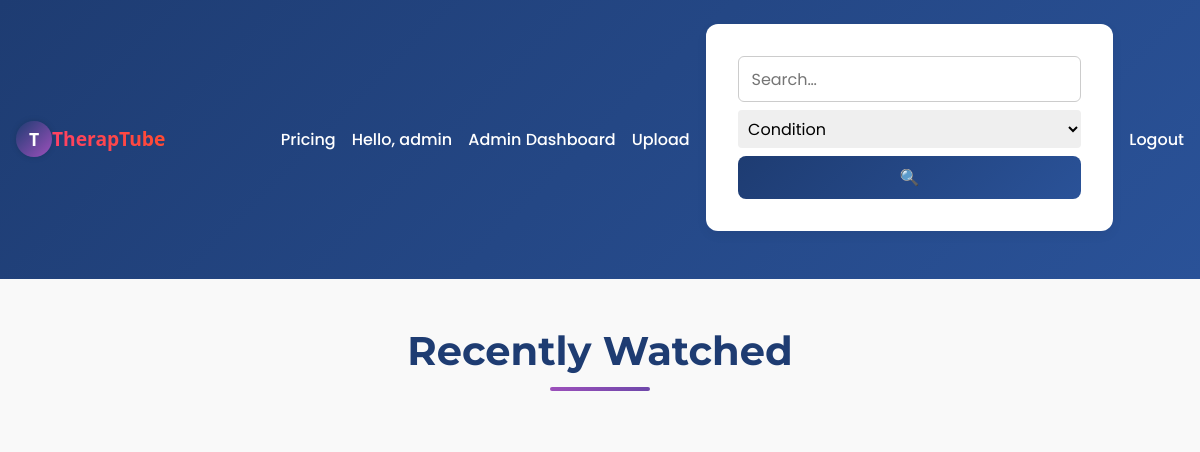
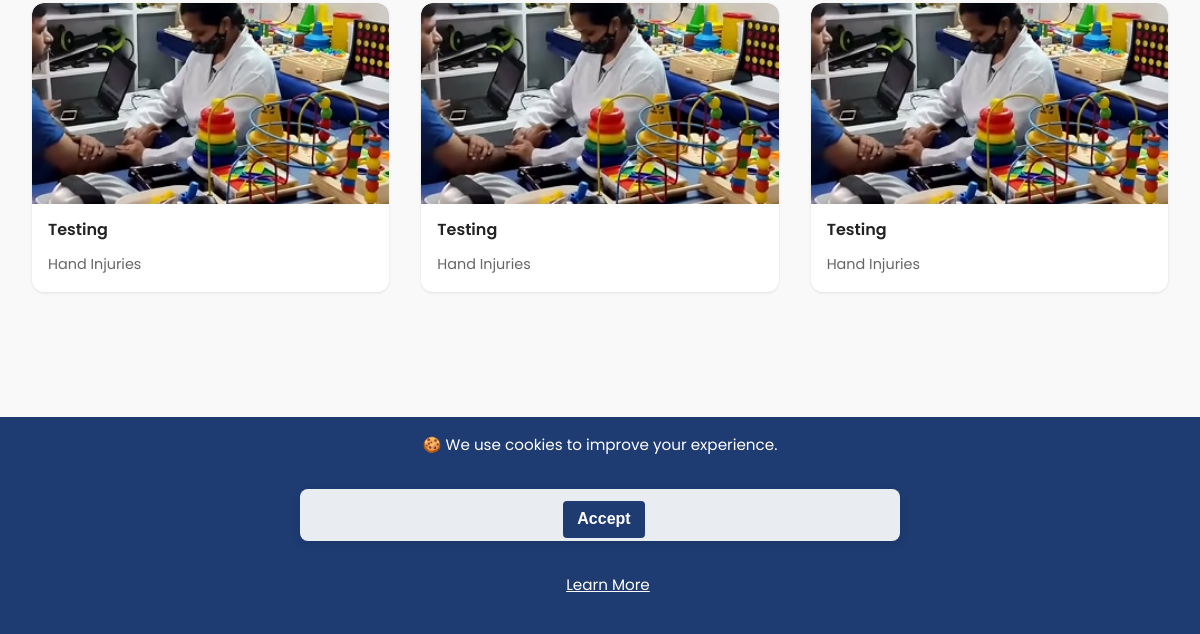
Page /recent (signed in) on the earlier database version (2 pictures, top to bottom).
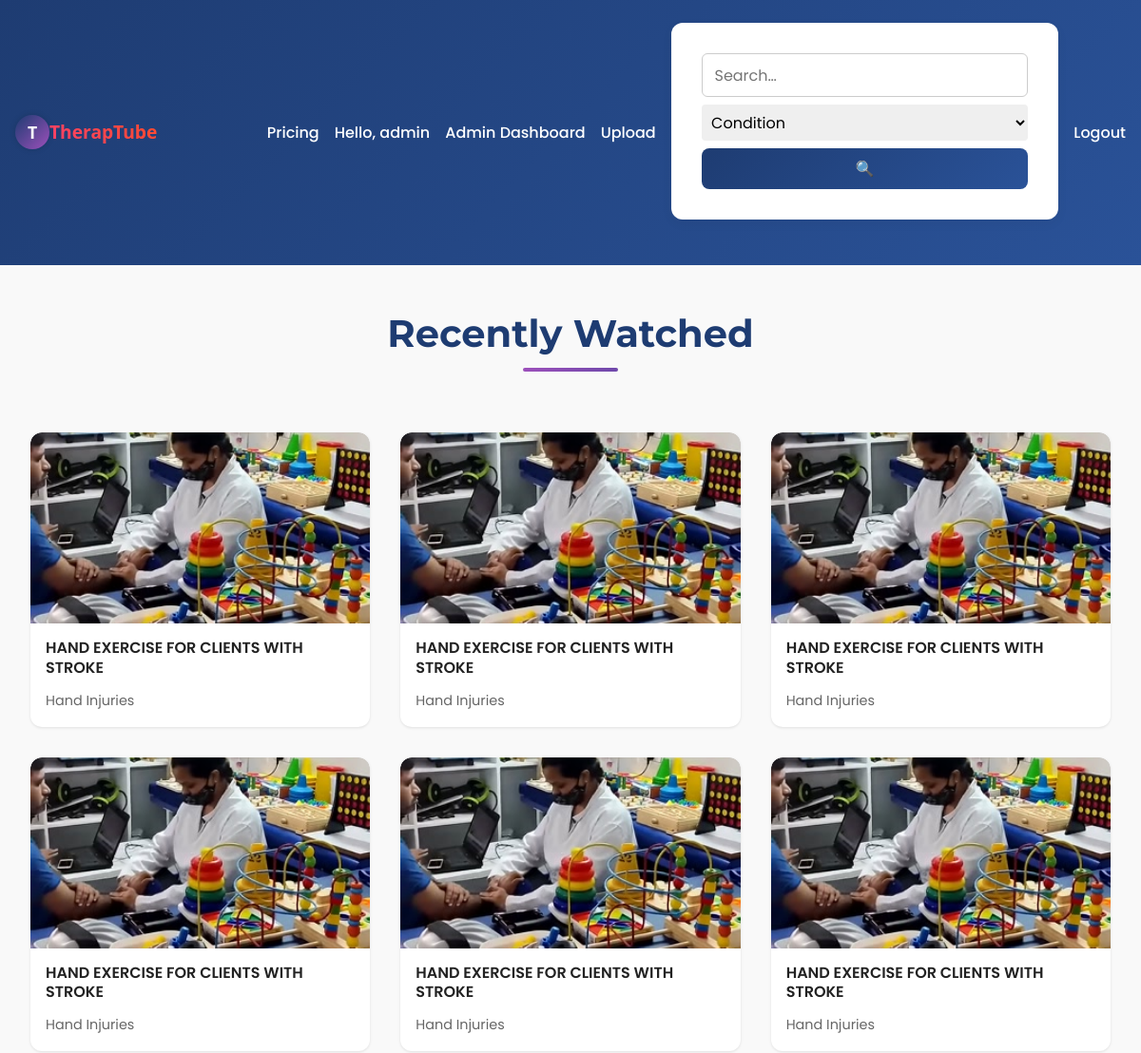
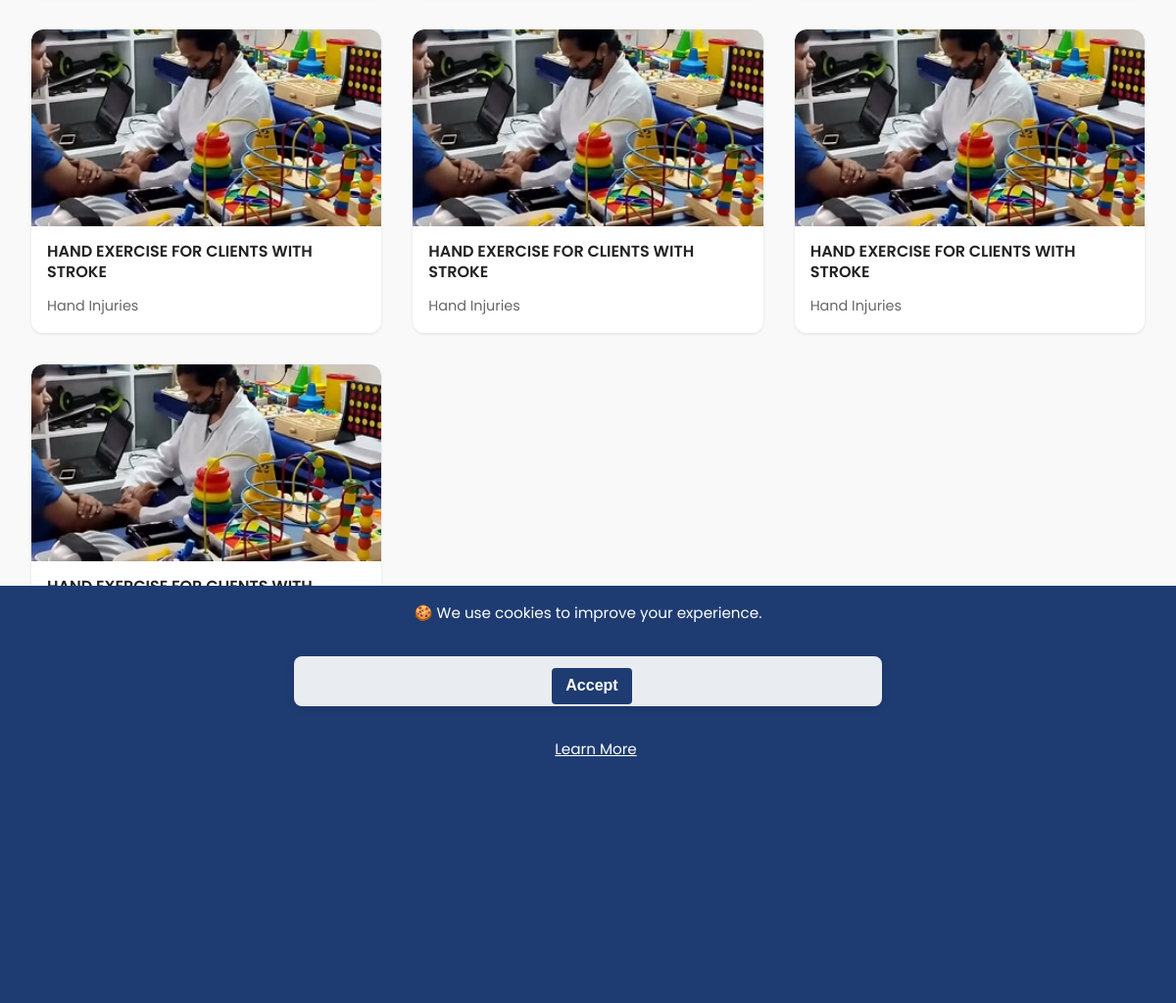
Same page on the later database version (2 pictures, top to bottom).
### app.py (models this page shows, shortened)
class Media(db.Model):
    id = db.Column(db.Integer, primary_key=True)
    filename = db.Column(db.String(200), nullable=False)
    thumbnail = db.Column(db.String(200))
    title = db.Column(db.String(120), nullable=False)
    description = db.Column(db.Text, nullable=True)
    category = db.Column(db.String(80), nullable=True)
    otpf_domain = db.Column(db.String(50))
    for_name = db.Column(db.String(50))
    target_condition = db.Column(db.String(50))
    uploader_id = db.Column(db.Integer, db.ForeignKey('user.id'))
    view_count = db.Column(db.Integer, default=0)
    upload_time = db.Column(db.DateTime, default=datetime.utcnow)

### app.py (the view)
@app.route('/recent')
@login_required # User must be logged in
def recent():
    current_utc_year = datetime.now(timezone.utc).year
    history = (
        WatchHistory.query.filter_by(user_id=current_user.id)
        .order_by(WatchHistory.watched_at.desc())
        .limit(10)
        .all()
    )
    media_ids = [h.media_id for h in history]
    media = Media.query.filter(Media.id.in_(media_ids)).all()
    media_map = {m.id: m for m in media}
    ordered_media = [media_map[h.media_id] for h in history if h.media_id in media_map]
    return render_template('recent.html', media=ordered_media, taxonomy=TAXONOMY,
                                history=history, current_year=current_utc_year)

### app.py (called while the page is built, shortened)
@app.context_processor
def inject_global_data():
    has_sub = False
    if current_user.is_authenticated:
        has_sub = has_active_subscription(current_user)
    return {
        'app_version': APP_VERSION,  # Assuming APP_VERSION is defined globally or from config
        'utc_now': datetime.now(timezone.utc),
        'has_active_subscription': has_active_subscription, # Make the function itself available
        'current_user': current_user, # Flask-Login usually injects this, but explicit is fine
        'user_has_active_subscription': has_sub # A boolean flag for simpler checks in templates
    }

@login_manager.user_loader
def load_user(user_id):
    return User.query.get(int(user_id))

def has_active_subscription(user):
    if not user.is_authenticated:
        return False # Unauthenticated users never have an active subscription
    if user.role in ['admin', 'caregiver']:
        return True

### templates/recent.html (shortened to what this page needs)
{% extends 'base.html' %}
{% block content %}
<link rel="stylesheet" href="{{ url_for('static', filename='recent.css') }}">
<div class="recent-media-container">
    <h1 class="dashboard-title">Recently Watched</h1>
    <div class="media-grid">
        {% for item in media %}
            {% if current_user.is_authenticated and (current_user.role == 'therapist' or has_active_subscription(current_user)) %}
                <div class="media-card">
                    <a href="{{ url_for('watch', media_id=item.id) }}" class="media-link">
                        <div class="media-card-thumbnail">
                            <img src="{{ url_for('static', filename='uploads/thumbs/' + item.thumbnail) }}" alt="{{ item.title }}">
                        </div>
                        <div class="media-card-content">
                            <p class="media-card-title">{{ item.title }}</p>
                            <small class="media-card-meta">{{ item.target_condition }}</small>
                        </div>
                    </a>
                </div>
            {% endif %}
        {% else %}
            <div class="no-media-message">
                <p>No recent views.</p>
            </div>
        {% endfor %}
    </div>
</div>
{% endblock %}

Differences in the rows shown:
now on one of the page's lists (row edited): Media: title "HAND EXERCISE FOR CLIENTS WITH STROKE", target_condition "Hand Injuries"
changed Media "Hand Injuries": title "Testing" → "HAND EXERCISE FOR CLIENTS WITH STROKE"
